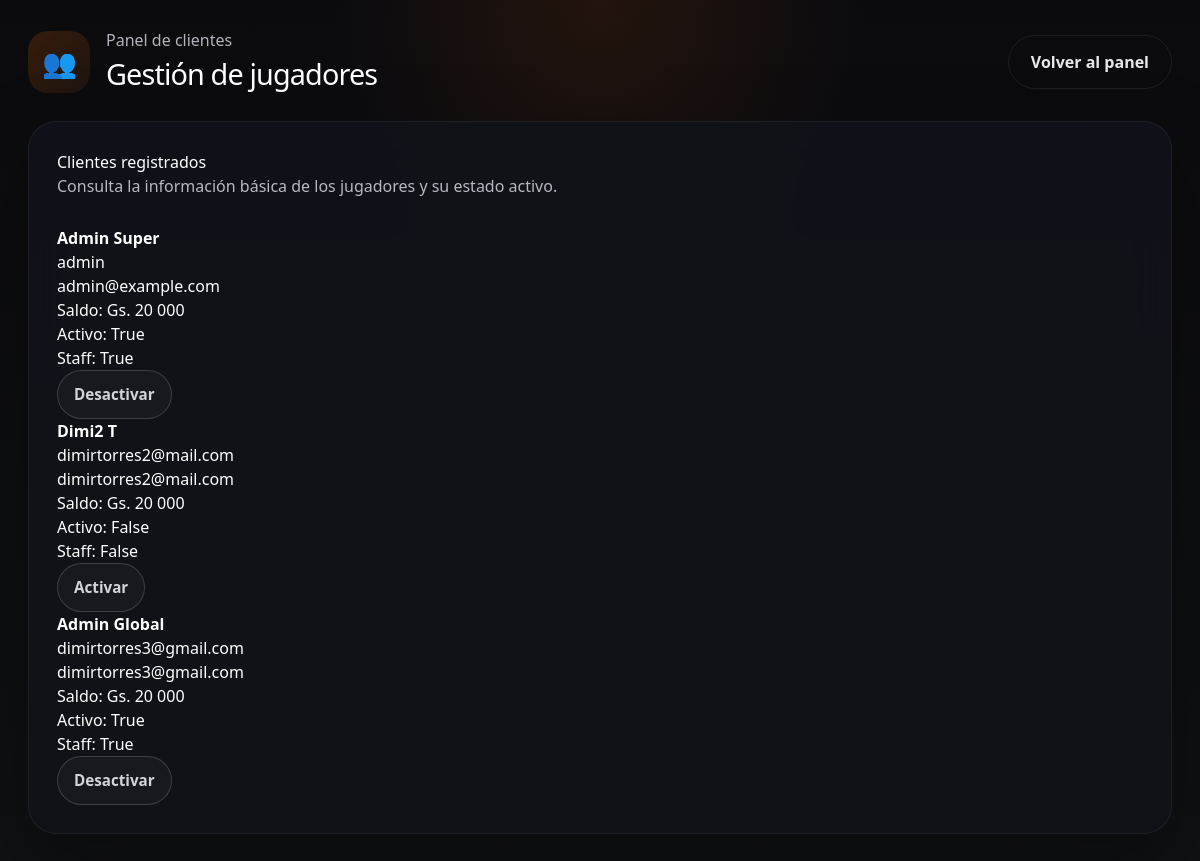
Page /admin-panel/clientes/ (signed in) on the earlier database version.
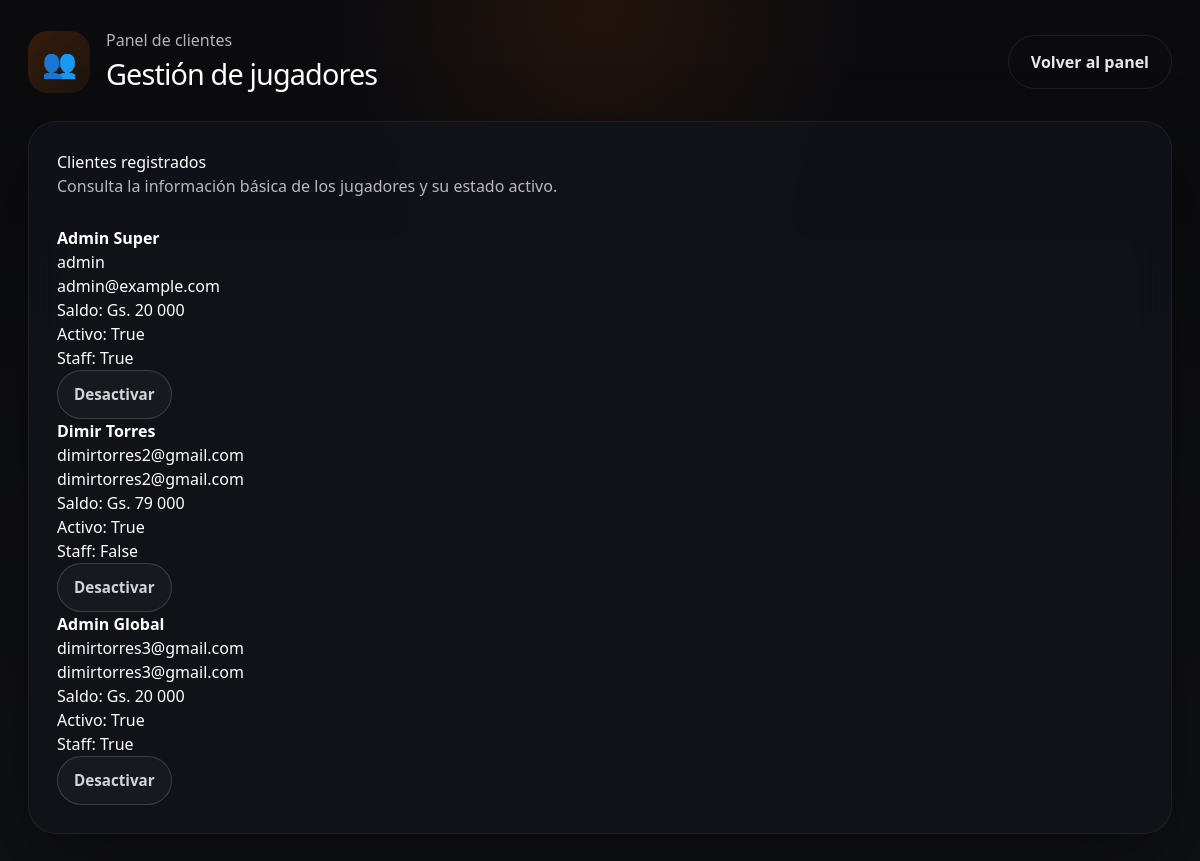
Same page on the later database version.
### casino/models.py (models this page shows)
class Player(AbstractUser):
    nombre = models.CharField(max_length=64, verbose_name=_("Nombres"))
    apellido = models.CharField(max_length=64, verbose_name=_("Apellidos"))
    edad = models.PositiveSmallIntegerField(verbose_name=_("Edad"), validators=[validar_edad_mayoria])
    sexo = models.CharField(max_length=16, choices=[("M", "Masculino"), ("F", "Femenino"), ("O", "Otro")], verbose_name=_("Sexo"))
    estado_civil = models.CharField(
        max_length=24,
        choices=[
            ("soltero", "Soltero"),
            ("casado", "Casado"),
            ("divorciado", "Divorciado"),
            ("viudo", "Viudo"),
            ("union_libre", "Unión libre"),
        ],
        verbose_name=_("Estado Civil"),
    )
    saldo = EncryptedDecimalField(
        max_digits=14,
        decimal_places=0,
        default=20000,
        verbose_name=_("Saldo Disponible (Gs.)"),
        help_text=_("Saldo cifrado en Guaraníes."),
    )
    recibio_regalo = models.BooleanField(
        default=False,
        verbose_name=_("Recibió bono de bienvenida"),
        help_text=_("Marca si el usuario obtuvo el regalo de los primeros registros."),
    )
    slot_play_count = models.PositiveIntegerField(
        default=0,
        verbose_name=_("Jugadas consecutivas de tragamonedas"),
        help_text=_("Contador acumulado de giros de tragamonedas para habilitar jackpots de retención."),
    )
    bonus_balance = models.DecimalField(
        max_digits=14,
        decimal_places=0,
        default=0,
        verbose_name=_("Saldo de bono"),
    )
    bonus_rollover = models.DecimalField(
        max_digits=14,
        decimal_places=0,
        default=0,
        verbose_name=_("Rollover acumulado"),
    )
    bonus_rollover_target = models.DecimalField(
        max_digits=14,
        decimal_places=0,
        default=0,
        verbose_name=_("Meta de rollover"),
    )
    free_spins = models.PositiveIntegerField(
        default=0,
        verbose_name=_("Giros gratis disponibles"),
    )
    REQUIRED_FIELDS = ["email", "nombre", "apellido", "edad", "sexo", "estado_civil"]
    class Meta:
        verbose_name = "Jugador"
        verbose_name_plural = "Jugadores"

### casino/views.py (the view)
# urls.py: path("admin-panel/clientes/", views.clientes, name="clientes"),
@login_required
@user_passes_test(is_admin)
def clientes(request):
    jugadores = Player.objects.all().order_by("username")
    return render(request, "casino/clientes.html", {"jugadores": jugadores})

### casino/fields.py (called while the page is built)
    def from_db_value(self, value: bytes | None, expression, connection) -> Decimal | None:
        if value is None:
            return None
        cipher = get_cipher()
        if isinstance(value, memoryview) or isinstance(value, bytearray):
            value = bytes(value)
        if isinstance(value, str):
            try:
                import base64
                value = base64.urlsafe_b64decode(value.encode())
            except Exception:
                value = value.encode()
        try:
            plain = cipher.decrypt(value)
            return Decimal(plain.decode())
        except (InvalidToken, ValueError):
            raise ValidationError("No se pudo descifrar el saldo almacenado.")

### casino/utils.py (called while the page is built)
def get_cipher():
    key = settings.FERNET_KEY
    if isinstance(key, str):
        key_bytes = key.encode()
    elif isinstance(key, (bytes, bytearray, memoryview)):
        key_bytes = bytes(key)
    else:
        key_bytes = str(key).encode()
    return Fernet(key_bytes)

### casino/views.py (called while the page is built)
def is_admin(user):
    return user.is_superuser or user.is_staff

### templates/casino/clientes.html (shortened to what this page needs)
{% extends "base.html" %}
{% load humanize %}
{% block content %}
<div class="dashboard-page">
    <div class="layout-shell">
        <header class="topbar">
            <div class="brand-hero">
                <span class="brand-mark">👥</span>
                <div>
                    <p>Panel de clientes</p>
                    <h1>Gestión de jugadores</h1>
                </div>
            </div>
            <a href="{% url 'casino:admin_panel' %}" class="btn-ghost">Volver al panel</a>
        </header>
        <main class="admin-shell glass-panel">
            <div class="admin-hero">
                <div>
                    <h2>Clientes registrados</h2>
                    <p>Consulta la información básica de los jugadores y su estado activo.</p>
                </div>
            </div>
            <section class="player-list" style="margin-top: 24px;">
                <div class="players-grid">
                    {% for jugador in jugadores %}
                    <div class="player-card">
                        <p><strong>{{ jugador.nombre }} {{ jugador.apellido }}</strong></p>
                        <p>{{ jugador.username }}</p>
                        <p>{{ jugador.email }}</p>
                        <p>Saldo: Gs. {{ jugador.saldo|intcomma }}</p>
                        <p>Activo: {{ jugador.is_active }}</p>
                        <p>Staff: {{ jugador.is_staff }}</p>
                        <form method="post" action="{% url 'casino:toggle_player_status' jugador.id %}">
                            <button type="submit" class="btn-secondary small">
                                {% if jugador.is_active %}Desactivar{% else %}Activar{% endif %}
                            </button>
                        </form>
                    </div>
                    {% empty %}
                    <p class="empty-state">No hay clientes registrados todavía.</p>
                    {% endfor %}
                </div>
            </section>
        </main>
    </div>
</div>
{% endblock %}

Differences in the rows shown:
removed Player: nombre "Dimi2", apellido "T", username "dimirtorres2@mail.com", email "dimirtorres2@mail.com", saldo "20 000", is_active "False", is_staff "False", shows "Activar"
added Player: nombre "Dimir", apellido "Torres", username "dimirtorres2@gmail.com", email "dimirtorres2@gmail.com", saldo "79 000", is_active "True", is_staff "False", shows "Desactivar"
